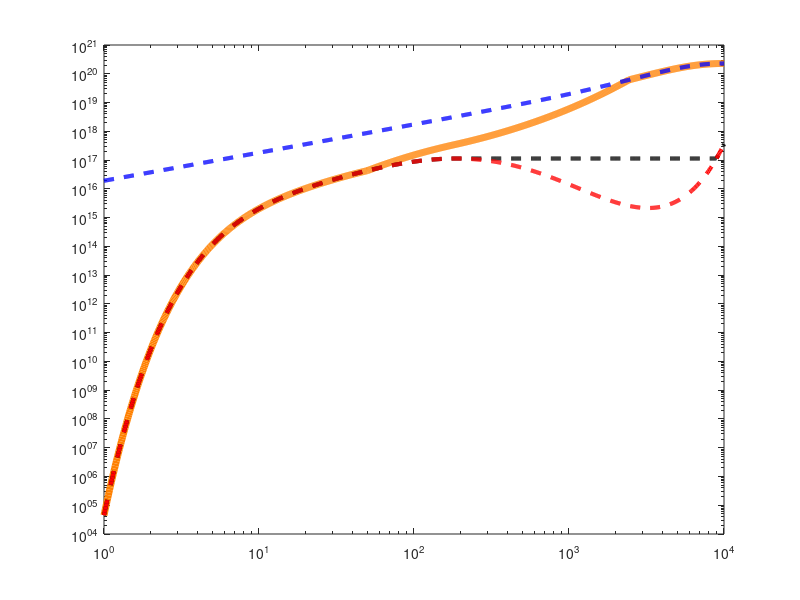

MATLAB code for this plot: (Note: this script raises an error after producing the figure.)

clear all; clc;


% Choose planet: 0 - Earth, 1 - Venus, 2 - Mars

planet         = 1;

% Impactor typical parameters
rho_imp        = 2700.000;    % Impactor density [kg/m^3]
vrel_vesc      = 3.0;         % Typical impact velocity ratio v/v_esc
b              = sin(deg2rad(45));  % Impact Angle is 45 degree

pival          = pi; % Pi [non-dim.]
G              = 6.67384e-11; % Gravitational constant [m^/(kg s^2)]


% AIRBURST for Shuvalov
use_AB         = false;     % Set to true to use Airburst for Shuvalov


% COMPOSITE Scheme Limits
iminc = 50e3; % [meters] Below this radius value, pure Shuvalov model
imaxc = 2443e3; % [meters] Above this radius value, pure Kegerreis model




% Physical parameters of Earth as target body
if planet==0
    M_p        = 5.9736e24;   % Earth mass [kg]
    R_p        = 6.3781e6;    % Earth radius [m]
    rho_mean_p = 5515.000;    % Mean density of planet [kg/m^3]
    rho_p      = 2900.000;    % Density of crust [kg/m^3] (assumes that basaltic crust is target material)
    M_at       = 5.100e18;    % Earth atmosphere mass [kg]
    rho_atm    = 1.217;       % Surface density of Earth's atmosphere [kg/m^3]
    height_atm = 8500.0;      % Scale height of Earth atmosphere [m]
    mu         = 29;          % molecular mass of (N2 + O2) atmosphere [non-dim.]

    M_N2  = M_at * 0.7808;
    M_H2O  = M_at * 0.01;
    M_CO2 = M_at * 0.0004;


end


% Physical parameters of Venus as target body
if planet==1
    M_p        = 4.8685e24;   % Venus mass [kg]
    R_p        = 6.0518e6;    % Venus radius [m]
    rho_mean_p = 5204.000;    % Mean density of planet [kg/m^3]
    rho_p      = 2900.000;    % Density of crust [kg/m^3] (assumes that basaltic crust is target material)
    M_at       = 3.4e20;      % Venus atmosphere mass [kg]
    rho_atm    = 64.790;      % 50.000;       %64.790;      % Surface density of Venus' atmosphere [kg/m^3]
    height_atm = 15900.0;     % 18900.0;       %15900.0;     % Scale height of Venus atmosphere [m]
    mu         = 44;          % molecular mass of pure CO2 atmosphere [non-dim.]

    M_N2  = M_at * 0.0000;
    M_H2O  = M_at * 0.0000;
    M_CO2 = M_at * 1.0000;


end

% Physical parameters of Mars as target body
if planet==2
    M_p        = 0.64171e24;   % Mars mass [kg]
    R_p        = 3.3962e6;    % Mars radius [m]
    rho_mean_p = 3933.000;    % Mean density of planet [kg/m^3]
    rho_p      = 2900.000;    % Density of crust [kg/m^3] (assumes that crust is target material)
    M_at       = 2.5e18;           %2.5e16     % Mars atmosphere mass [kg]
    rho_atm    = 1.2;           %0.020;      % Surface density of Mars' atmosphere [kg/m^3]
    height_atm = 14100.0;      %11100.0;     % Scale height of Mars atmosphere [m]
    mu         = 44;          % molecular mass of pure CO2 atmosphere [non-dim.]

    M_N2  = M_at * 0.027;
    M_H2O  = M_at * 0.000;
    M_CO2 = M_at * 0.9500;


end



height_atm_current_val = height_atm;
rho_atm_current = rho_atm;

%factor to vary composition for Kegerrreis law.
factorcomp=   1.00; %0.3 %1.00




% ================= Radius Ragne =================


% Choose the minimum and maximum impactor radius [meters]
radius_min = 1000;
radius_max = 10e6;

% Range of Impactor Radii [m]
R = logspace(log10(radius_min), log10(radius_max), 1000)';
num_pts = length(R);





% ================== Plot Config ====================

    % Figure size (inches)
    fig_width  = 18; % Default is 10
    fig_height = 12;  % Default is 14

    % Plot Style
    plot_lw    = 5;      % LineWidth for plots
    border_lw  = 1.5;    % LineWidth for axes border
    legend_fs  = 18;     % FontSize for legends
    axes_fs    = 28;     % FontSize for axes labels

    % Export Settings
    export_format = 'png'; % 'svg' or 'png'
    export_dpi    = 300;   % DPI for PNG export


% =======================================================





M_loss_comp = zeros(num_pts,1);
M_loss_ke = zeros(num_pts,1);
M_loss_S_frag_AB = zeros(num_pts,1);
M_loss_S_frag_AB_extrap = zeros(num_pts,1);
M_imp = zeros(num_pts,1);
xi = zeros(num_pts,1);
chi = zeros(num_pts,1);



% Mass of atmosphere above tangent plane [kg]
% the maximum atmospheric mass that they can eject in a single impact is given by all the mass above the tangent plane,
% which is H/2R of the total atmosphere, where H is the scale height, and R is the radius of the planet (Schlichting+ 2015)
m_tan         = M_at*height_atm_current_val/(2.000*R_p);





for i = 1:num_pts
    % 1. Impactor Mass
    M_imp(i) = 4/3 * pival * R(i)^3 * rho_imp;

    % Mutual escape velocity [m/s]
    v_esc = sqrt(2*G*(M_p+M_imp(i))/(R_p+R(i)));

    % Impact velocity [m/s]
    v = vrel_vesc * v_esc;




    % =======================================================
    % A: Shuvalov (2009, 2010) + Airburst [Shuvalov (2014)]
    % =======================================================



    % Impact efficiency [non-dim.] (Shuvalov's eq. (2))
    xi(i) = (2.000*R(i))^3*rho_imp*rho_p*(v^2-v_esc^2)/(height_atm_current_val^3*rho_atm_current*v_esc^2*(rho_p+rho_imp));
    % xi(i) = max(xi(i), 1000); % Without this threshold the plot looks weird

    % Polynomial fit [non-dim.]
    chi(i) = 10^(-6.375+5.239*log10(xi(i))-2.121*(log10(xi(i))^2)+0.397*(log10(xi(i))^3)-0.037*(log10(xi(i))^4)+0.0013*(log10(xi(i))^5));

    % Atmospheric mass loss [kg]
    M_loss = chi(i) * M_imp(i) * ((v^2-v_esc^2)/v_esc^2);

    % Airbursts
    Hhalf = -1.4*height_atm_current_val* log(0.5*(1/height_atm_current_val)*5.5*(2.000*R(i))*(rho_imp/rho_atm_current)^0.5); % [Eq (7) in Shuvalov+ 2014]
    Hfr   = -1.4*height_atm_current_val* log(0.5*(1/height_atm_current_val)*3.5*(2.000*R(i))*(rho_imp/rho_atm_current)^0.5); % [Eq (8) in Shuvalov+ 2014]

    Vlim  = (15+0.2*height_atm_current_val/1000); % [km] [Eq (10) in Shuvalov+ 2014]
    Vlim  = max(Vlim, 0); % Vlim shouldn't be negative


    M_loss_AB = M_imp(i)*5.5*0.001*(2.000*R(i)/height_atm_current_val)*((rho_imp/1000)^0.5)*(((v/1000)-Vlim)^2.); % [From eq (9) in Shuvalov+ 2014]

    M_loss_fr = 10^((log10(M_loss_AB)-log10(M_loss))/(Hfr-Hhalf)*(Hfr)+log10(M_loss)); % [ From eq (11) in Shuvalov+ 2014]

    if use_AB

        %  If Hhalf > 0 the impact is regarded as aerial burst,
        %  and Eqs. (9) and (10) are used to work out how much atmosphere is eroded (Shuvalov+, 2014)
        if(Hhalf > 0)
            M_loss_S_frag_AB(i) = M_loss_AB;

        % Estimates for impacts of fragmented projectiles (Hhalf < 0; Hfr > 0) are obtained from (11) (Shuvalov+, 2014)
        elseif(Hhalf < 0) && (Hfr > 0)

            M_loss_S_frag_AB(i) = M_loss_fr;
        else

            M_loss_S_frag_AB(i) = M_loss;
        end

    else
        M_loss_S_frag_AB(i) = M_loss;

    end

    % Tangent Plane limit for Shuvalov
    if M_loss_S_frag_AB(i) > m_tan
        M_loss_S_frag_AB(i) = m_tan;
    end

    % EXTRAPOLATION
    M_loss_S_frag_AB_extrap(i) = M_loss_S_frag_AB(i);

    if i > 1 && M_loss_S_frag_AB_extrap(i) < M_loss_S_frag_AB_extrap(i-1)
        M_loss_S_frag_AB_extrap(i) = M_loss_S_frag_AB_extrap(i-1);
    end




    % ==========================================================
    % Kegerreis (2020)
    % ==========================================================

    d_cap = (R_p+R(i))*(1-b); % Height of caps [m]
    V_cap_imp = pival/3.*d_cap^2*(3.*R(i)-d_cap);  % Calculate volume of impactor cap [m^3]
    V_cap_tar = pival/3.*d_cap^2*(3.*R_p-d_cap);  % Calculate volume of target cap [m^3]
    V_p       = 4./3.*pival*R_p^3; % Calculate volume of target body [m^3]
    V_imp     = 4./3.*pival*R(i)^3; % Calculate volume of impactor body [m^3]

    V_cap_imp(d_cap >= 2.*R(i)) = V_imp (d_cap >= 2.*R(i)); % When d_cap >= Impactor_diameter, Impactor_volume_cap = Impactor_volume ;
    V_cap_tar(d_cap >= R_p) = V_p; % When d_cap >= Planet_diameter, Planet_volume_cap = Planet_volume (This limit is probably unnecessary for our use case);

    f_M       = (rho_mean_p*V_cap_tar+rho_imp*V_cap_imp)/(rho_mean_p*V_p+rho_imp*V_imp);  % Calculate fractional interacting mass [non-dim.]
    M_tot     = M_imp(i)+M_p;  % Total mass involved in collision [kg]

    X_frac = factorcomp * 0.64*( (v/v_esc)^2. * (M_imp(i)/M_tot)^(0.5) * (rho_imp/rho_mean_p)^(0.5)*f_M)^(0.65); % Fraction of eroded atmosphere [non-dim.] (eq. 1)

    % Set upper limit
    if(X_frac > 1.000)
        X_frac = 1.000;
    end

    M_loss_ke(i) = X_frac * M_at;

    % ==========================================================
    % Composite Scheme
    % ==========================================================

    if (R(i) < iminc)
        M_loss_comp(i) = M_loss_S_frag_AB_extrap(i);
    elseif (R(i) > imaxc)
        M_loss_comp(i) = M_loss_ke(i);
    else
        M_loss_comp(i) = 10^((log10(M_loss_ke(i))-log10(M_loss_S_frag_AB_extrap(i)))/(log10(imaxc)-log10(iminc))*(log10(R(i))-log10(iminc))+log10(M_loss_S_frag_AB_extrap(i)));
    end
end






if use_AB

     shuv_label = 'Shuvalov + Airburst';

     file_name = 'Impactor_Radius_vs_Erosion_AB';

else
     shuv_label = 'Shuvalov';
     file_name = 'Impactor_Radius_vs_Erosion';
end



% ==========================================================
% Plotting Export Logic
% ==========================================================
if strcmp(export_format, 'svg')
    export_ext = '.svg';
    export_driver = '-dsvg';
    export_res = '-painters';
    bg_color = 'none';
else
    export_ext = '.png';
    export_driver = '-dpng';
    export_res = ['-r', num2str(export_dpi)];
    bg_color = 'w';
end




% ==========================================================
% Plot
% ==========================================================
figure('Name', 'Impactor Radius vs Erosion');

% Convert Radius to km for X-axis
R_km = R / 1000;

% Plot individual and composite models
loglog(R_km, M_loss_comp, '-','Color', [1 0.5 0], 'LineWidth', plot_lw);
hold on;
loglog(R_km, M_loss_S_frag_AB_extrap, 'k--', 'LineWidth', plot_lw-2);
loglog(R_km, M_loss_S_frag_AB, 'r--', 'LineWidth', plot_lw-2);
loglog(R_km, M_loss_ke, 'b--', 'LineWidth', plot_lw-2);

% Transition boundaries
xline(iminc/1000, 'k:', 'LineWidth', plot_lw-2, 'LabelVerticalAlignment', 'bottom','Label', iminc/1000 + " km",'FontSize', 30);
xline(imaxc/1000, 'k:', 'LineWidth', plot_lw-2, 'LabelVerticalAlignment', 'bottom', 'Label', imaxc/1000 + " km", 'FontSize', 30);

xlabel('Impactor Radius (km)', 'FontWeight', 'bold');
ylabel('Atmospheric Mass Loss (kg)', 'FontWeight', 'bold');
title('Impactor Radius vs Atmospheric Erosion', 'FontWeight', 'bold');
legend('Composite', 'Linear-Extrapolation for Shuvalov', shuv_label, 'Kegerreis et al.', 'Location', 'northwest', 'FontSize', legend_fs, 'FontWeight', 'bold', 'Color', 'none');
grid on;

% Axis Style
set(gca, 'FontSize', axes_fs, 'FontWeight', 'bold', 'LineWidth', border_lw, 'Box', 'on');

% Transparency and Sizing
set(gcf, 'Units', 'inches', 'Position', [1, 1, fig_width, fig_height]);
set(gcf, 'PaperUnits', 'inches', 'PaperPosition', [0, 0, fig_width, fig_height]);
set(gcf, 'PaperSize', [fig_width, fig_height]);
set(gcf, 'Color', bg_color); set(gca, 'Color', bg_color);
set(gcf, 'InvertHardcopy', 'off');
set(gcf, 'Renderer', 'painters');

% Export Configured Format
print(gcf, [file_name, export_ext], export_driver, export_res);




% ==========================================================
% Plot 2: xi vs chi
% ==========================================================
figure('Name', 'xi vs chi');

loglog(xi, chi, 'b-', 'LineWidth', plot_lw);
xlabel('\xi', 'FontWeight', 'bold');
ylabel('\chi', 'FontWeight', 'bold');
title('\xi vs \chi', 'FontWeight', 'bold');
xlim([0.001 1000000]);
ylim([1e-6 0.1]);
grid on;

% Axis Style
set(gca, 'FontSize', axes_fs, 'FontWeight', 'bold', 'LineWidth', border_lw, 'Box', 'on');

% Transparency and Sizing
set(gcf, 'Units', 'inches', 'Position', [1, 1, fig_width, fig_height]);
set(gcf, 'PaperUnits', 'inches', 'PaperPosition', [0, 0, fig_width, fig_height]);
set(gcf, 'PaperSize', [fig_width, fig_height]);
set(gcf, 'Color', bg_color); set(gca, 'Color', bg_color);
set(gcf, 'InvertHardcopy', 'off');
set(gcf, 'Renderer', 'painters');

% Export Configured Format
print(gcf, ['xi_vs_chi', export_ext], export_driver, export_res);
